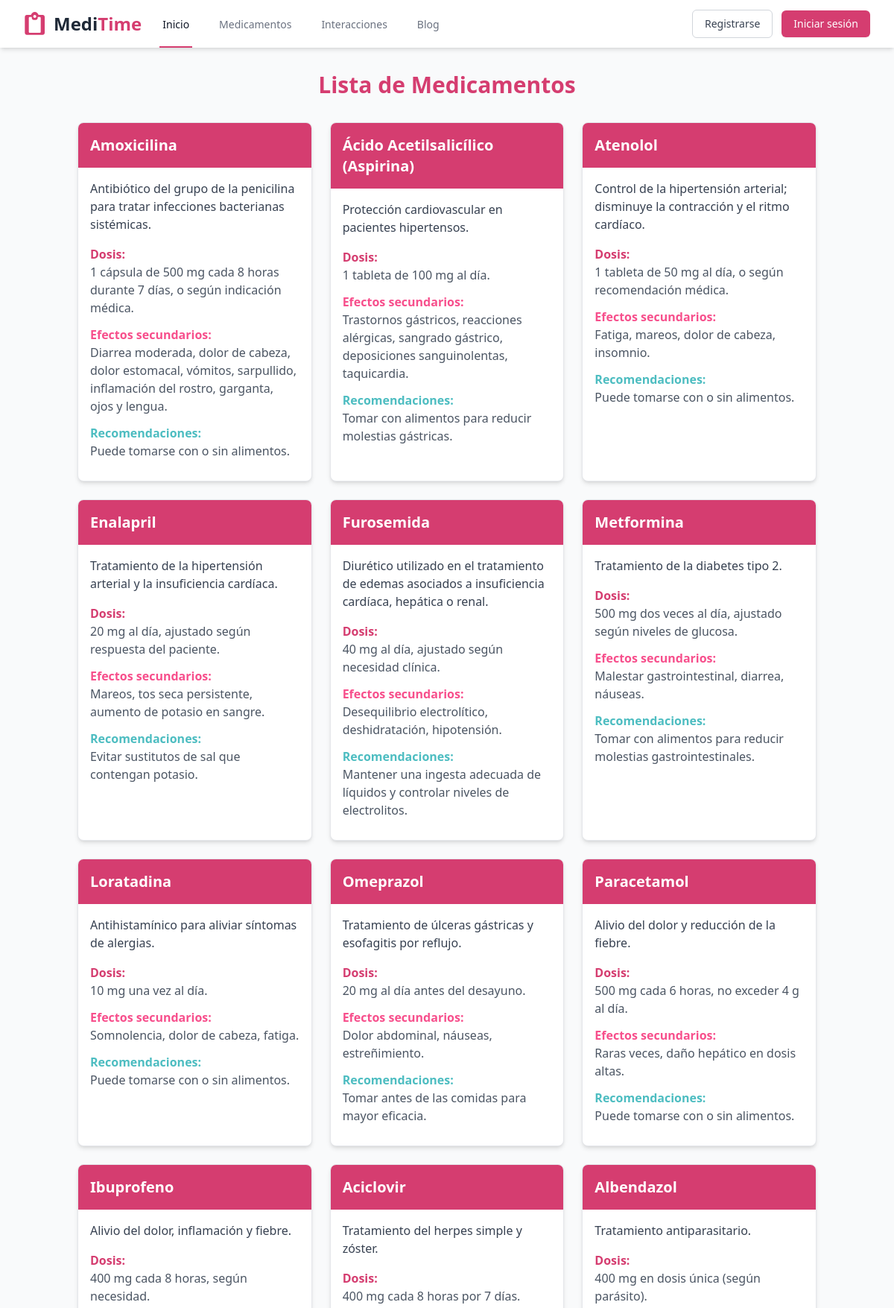
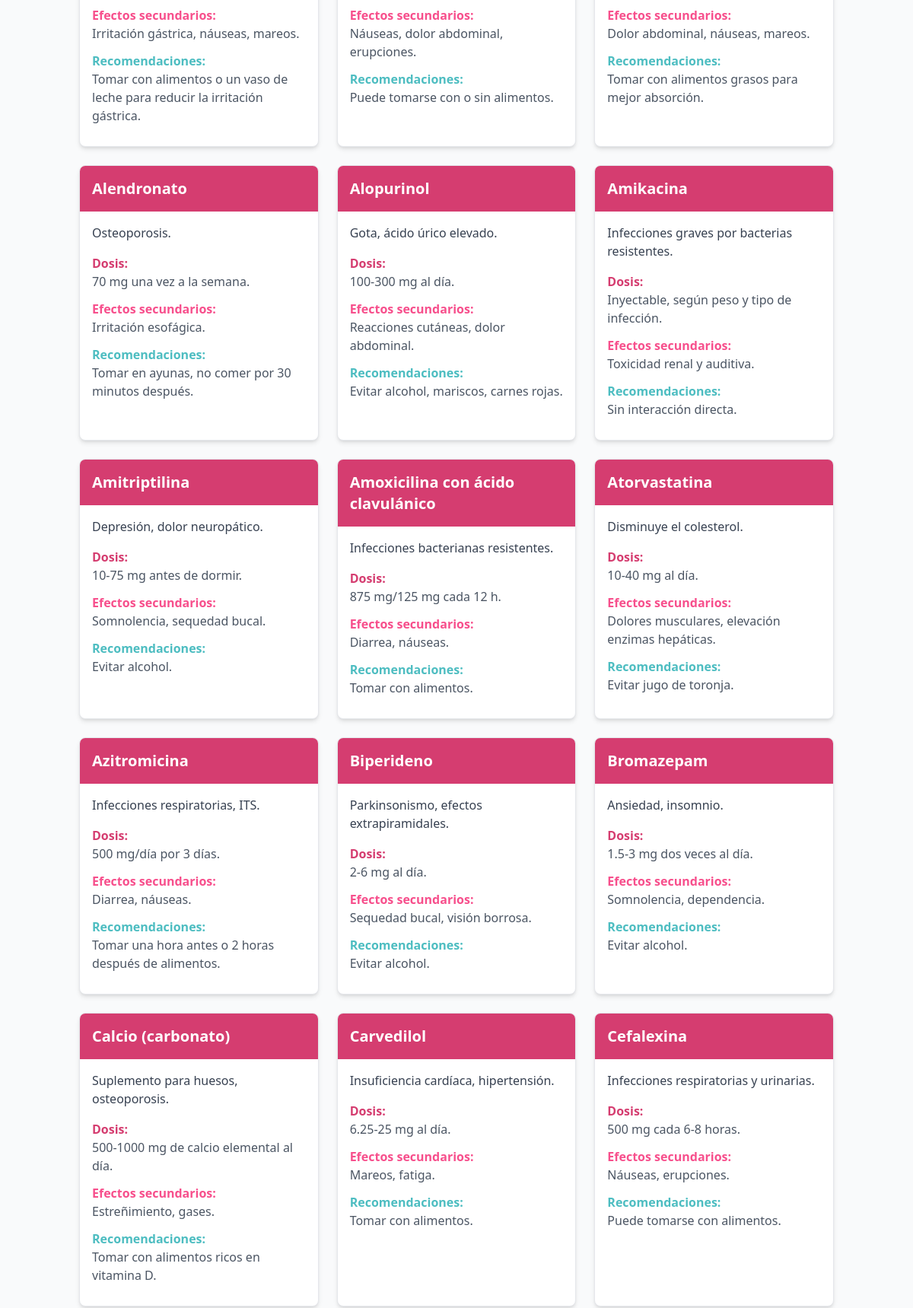
Screenshot of /medicamentos (upper part) with the database file from the repository (2 pictures, top to bottom).
### tables this page shows
CREATE TABLE Medicamentos(
            Id INTEGER PRIMARY KEY AUTOINCREMENT,
            Nombre VARCHAR(100) NOT NULL,
            Uso TEXT,
            Dosis TEXT,
            Efectos_Secundarios TEXT,
            Recomendaciones_Alimenticias TEXT
        );

### server.py (the view)
@app.route('/medicamentos', methods=['GET'])
def medicamentos():
    if request.args:
        name = request.args.get('name')
        medicamentos = my_db.get_medicamento_by_name(name)
    else:
        medicamentos = my_db.get_all_medicamentos()
    return render_template('medicamentos.html', medicamentos=medicamentos)

### database.py (called while the page is built)
    def _get_connection(self):
        if not hasattr(self._local, 'connection'):
            print(f"Creando conexión para hilo: {threading.current_thread().ident}")
            self._local.connection = sqlite3.connect('database.db')
        return self._local.connection

    def _get_cursor(self):
        return self._get_connection().cursor()

    def get_all_medicamentos(self):
        cursor = self._get_cursor()
        cursor.execute("SELECT * FROM Medicamentos")
        return cursor.fetchall()

### templates/medicamentos.html (shortened to what this page needs)
{% extends 'template.html' %}
{% block content %}
<div class="container mx-auto px-4 py-8">
    <h1 class="text-3xl font-bold text-center mb-8 text-primary">Lista de Medicamentos</h1>
    {% if medicamentos %}
    <div class="grid grid-cols-1 md:grid-cols-2 lg:grid-cols-3 gap-6">
        {% for medicamento in medicamentos %}
        <div class="bg-white rounded-lg shadow-md overflow-hidden border border-gray-200 hover-shadow transition-shadow">
            <div class="bg-primary p-4">
                <h2 class="text-xl font-bold text-white">{{ medicamento[1] }}</h2>
            </div>
            <div class="p-4">
                <p class="text-gray-700 mb-4">{{ medicamento[2] }}</p>
                <div class="mb-3">
                    <h3 class="font-semibold text-primary">Dosis:</h3>
                    <p class="text-gray-600">{{ medicamento[3] }}</p>
                </div>
                <div class="mb-3">
                    <h3 class="font-semibold text-primary-light">Efectos secundarios:</h3>
                    <p class="text-gray-600">{{ medicamento[4] }}</p>
                </div>
                <div class="mb-3">
                    <h3 class="font-semibold text-secondary">Recomendaciones:</h3>
                    <p class="text-gray-600">{{ medicamento[5] }}</p>
                </div>
            </div>
        </div>
        {% endfor %}
    </div>
    {% else %}
    <div class="text-center p-8">
        <p class="text-xl text-gray-600">No se han encontrado medicamentos</p>
    </div>
    <br><br><br><br><br><br><br><br><br><br>
    {% endif %}
</div>
{% endblock %}

### templates/template.html (shortened to what this page needs)
<!DOCTYPE html>
<html lang="en">
<head>
    <script src="https://cdn.tailwindcss.com"></script>
    <link rel="stylesheet" href="{{ url_for('static', filename='css/template.css') }}">
</head>
<body>
    <nav class="bg-white shadow-md" x-data="{ open: false }">
        <div class="max-w-7xl mx-auto px-4 sm:px-6 lg:px-8">
            <div class="flex justify-between h-16">
                <div class="flex">
                    <div class="flex-shrink-0 flex items-center" style="cursor:pointer;"onclick="window.location.href='{{ url_for('index') }}'">
                        <span class="ml-2 text-2xl font-bold text-gray-800">Medi<span
                                class="text-primary">Time</span></span>
                    </div>
                    <div class="hidden sm:ml-6 sm:flex sm:space-x-8">
                        <a href="{{ url_for('index') }}"
                            class="border-primary text-gray-900 inline-flex items-center px-1 pt-1 border-b-2 text-sm font-medium">
                            Inicio
                        </a>
                        <a href="{{ url_for('medicamentos') }}"
                            class="border-transparent text-gray-500 hover:border-gray-300 hover:text-gray-700 inline-flex items-center px-1 pt-1 border-b-2 text-sm font-medium">
                            Medicamentos
                        </a>
                        <a href="#"
                            class="border-transparent text-gray-500 hover:border-gray-300 hover:text-gray-700 inline-flex items-center px-1 pt-1 border-b-2 text-sm font-medium">
                            Interacciones
                        </a>
                        <a href="#"
                            class="border-transparent text-gray-500 hover:border-gray-300 hover:text-gray-700 inline-flex items-center px-1 pt-1 border-b-2 text-sm font-medium">
                            Blog
                        </a>
                    </div>
                </div>
                <div class="hidden sm:ml-6 sm:flex sm:items-center">
                    <a href="{{ url_for('register') }}"
                        class="bg-white px-4 py-2 text-sm font-medium text-gray-700 hover:bg-gray-50 rounded-md border border-gray-300 transition duration-150 ease-in-out">
                        Registrarse
                    </a>
                    <a href="{{ url_for('login') }}"
                        class="ml-3 bg-primary hover:bg-primary-light px-4 py-2 text-sm font-medium text-white rounded-md shadow-sm transition duration-150 ease-in-out">
                        Iniciar sesión
                    </a>
                </div>
            </div>
        </div>
    </nav>
    <main>
        {% block content %}{% endblock %}
    </main>
</body>
</html>

### static/css/template.css (style rules this page uses)
:root { --primary: #d53d70; --primary-light: #f74f8c; --secondary: #4dbdc1; --secondary-light: #52e2d9; --secondary-lighter: #93efe4; }
body { font-family: 'Segoe UI', Tahoma, Geneva, Verdana, sans-serif; background-color: #f9fafb; }
.bg-primary { background-color: var(--primary); }
.text-primary { color: var(--primary); }
.text-primary-light { color: var(--primary-light); }
.text-secondary { color: var(--secondary); }
.border-primary { border-color: var(--primary); }

### templates/medicamentos.html (style rules this page uses)
:root { --primary: #d53d70; --primary-light: #f74f8c; --secondary: #4dbdc1; --secondary-light: #52e2d9; --secondary-lighter: #93efe4; }
.bg-primary { background-color: var(--primary); }
.text-primary { color: var(--primary); }
.text-secondary { color: var(--secondary); }
.border-primary { border-color: var(--primary); }

### rows the page displays
Medicamentos: Nombre "Amoxicilina", Uso "Antibiótico del grupo de la penicilina para tratar infecciones bacterianas sistémicas.", Dosis "1 cápsula de 500 mg cada 8 horas durante 7 días, o según indicación médica.", Efectos_Secundarios "Diarrea moderada, dolor de cabeza, dolor estomacal, vómitos, sarpullido, inflamación del rostro, garganta, ojos y lengua.", Recomendaciones_Alimenticias "Puede tomarse con o sin alimentos."
Medicamentos: Nombre "Ácido Acetilsalicílico (Aspirina)", Uso "Protección cardiovascular en pacientes hipertensos.", Dosis "1 tableta de 100 mg al día.", Efectos_Secundarios "Trastornos gástricos, reacciones alérgicas, sangrado gástrico, deposiciones sanguinolentas, taquicardia.", Recomendaciones_Alimenticias "Tomar con alimentos para reducir molestias gástricas."
Medicamentos: Nombre "Atenolol", Uso "Control de la hipertensión arterial; disminuye la contracción y el ritmo cardíaco.", Dosis "1 tableta de 50 mg al día, o según recomendación médica.", Efectos_Secundarios "Fatiga, mareos, dolor de cabeza, insomnio.", Recomendaciones_Alimenticias "Puede tomarse con o sin alimentos."
Medicamentos: Nombre "Enalapril", Uso "Tratamiento de la hipertensión arterial y la insuficiencia cardíaca.", Dosis "20 mg al día, ajustado según respuesta del paciente.", Efectos_Secundarios "Mareos, tos seca persistente, aumento de potasio en sangre.", Recomendaciones_Alimenticias "Evitar sustitutos de sal que contengan potasio."
Medicamentos: Nombre "Furosemida", Uso "Diurético utilizado en el tratamiento de edemas asociados a insuficiencia cardíaca, hepática o renal.", Dosis "40 mg al día, ajustado según necesidad clínica.", Efectos_Secundarios "Desequilibrio electrolítico, deshidratación, hipotensión.", Recomendaciones_Alimenticias "Mantener una ingesta adecuada de líquidos y controlar niveles de electrolitos."
Medicamentos: Nombre "Metformina", Uso "Tratamiento de la diabetes tipo 2.", Dosis "500 mg dos veces al día, ajustado según niveles de glucosa.", Efectos_Secundarios "Malestar gastrointestinal, diarrea, náuseas.", Recomendaciones_Alimenticias "Tomar con alimentos para reducir molestias gastrointestinales."
Medicamentos: Nombre "Loratadina", Uso "Antihistamínico para aliviar síntomas de alergias.", Dosis "10 mg una vez al día.", Efectos_Secundarios "Somnolencia, dolor de cabeza, fatiga.", Recomendaciones_Alimenticias "Puede tomarse con o sin alimentos."
Medicamentos: Nombre "Omeprazol", Uso "Tratamiento de úlceras gástricas y esofagitis por reflujo.", Dosis "20 mg al día antes del desayuno.", Efectos_Secundarios "Dolor abdominal, náuseas, estreñimiento.", Recomendaciones_Alimenticias "Tomar antes de las comidas para mayor eficacia."
Medicamentos: Nombre "Paracetamol", Uso "Alivio del dolor y reducción de la fiebre.", Dosis "500 mg cada 6 horas, no exceder 4 g al día.", Efectos_Secundarios "Raras veces, daño hepático en dosis altas.", Recomendaciones_Alimenticias "Puede tomarse con o sin alimentos."
Medicamentos: Nombre "Ibuprofeno", Uso "Alivio del dolor, inflamación y fiebre.", Dosis "400 mg cada 8 horas, según necesidad.", Efectos_Secundarios "Irritación gástrica, náuseas, mareos.", Recomendaciones_Alimenticias "Tomar con alimentos o un vaso de leche para reducir la irritación gástrica."
Medicamentos: Nombre "Aciclovir", Uso "Tratamiento del herpes simple y zóster.", Dosis "400 mg cada 8 horas por 7 días.", Efectos_Secundarios "Náuseas, dolor abdominal, erupciones.", Recomendaciones_Alimenticias "Puede tomarse con o sin alimentos."
Medicamentos: Nombre "Albendazol", Uso "Tratamiento antiparasitario.", Dosis "400 mg en dosis única (según parásito).", Efectos_Secundarios "Dolor abdominal, náuseas, mareos.", Recomendaciones_Alimenticias "Tomar con alimentos grasos para mejor absorción."
Medicamentos: Nombre "Alendronato", Uso "Osteoporosis.", Dosis "70 mg una vez a la semana.", Efectos_Secundarios "Irritación esofágica.", Recomendaciones_Alimenticias "Tomar en ayunas, no comer por 30 minutos después."
Medicamentos: Nombre "Alopurinol", Uso "Gota, ácido úrico elevado.", Dosis "100-300 mg al día.", Efectos_Secundarios "Reacciones cutáneas, dolor abdominal.", Recomendaciones_Alimenticias "Evitar alcohol, mariscos, carnes rojas."
Medicamentos: Nombre "Amikacina", Uso "Infecciones graves por bacterias resistentes.", Dosis "Inyectable, según peso y tipo de infección.", Efectos_Secundarios "Toxicidad renal y auditiva.", Recomendaciones_Alimenticias "Sin interacción directa."
Medicamentos: Nombre "Amitriptilina", Uso "Depresión, dolor neuropático.", Dosis "10-75 mg antes de dormir.", Efectos_Secundarios "Somnolencia, sequedad bucal.", Recomendaciones_Alimenticias "Evitar alcohol."
Medicamentos: Nombre "Amoxicilina con ácido clavulánico", Uso "Infecciones bacterianas resistentes.", Dosis "875 mg/125 mg cada 12 h.", Efectos_Secundarios "Diarrea, náuseas.", Recomendaciones_Alimenticias "Tomar con alimentos."
Medicamentos: Nombre "Atorvastatina", Uso "Disminuye el colesterol.", Dosis "10-40 mg al día.", Efectos_Secundarios "Dolores musculares, elevación enzimas hepáticas.", Recomendaciones_Alimenticias "Evitar jugo de toronja."
Medicamentos: Nombre "Azitromicina", Uso "Infecciones respiratorias, ITS.", Dosis "500 mg/día por 3 días.", Efectos_Secundarios "Diarrea, náuseas.", Recomendaciones_Alimenticias "Tomar una hora antes o 2 horas después de alimentos."
Medicamentos: Nombre "Biperideno", Uso "Parkinsonismo, efectos extrapiramidales.", Dosis "2-6 mg al día.", Efectos_Secundarios "Sequedad bucal, visión borrosa.", Recomendaciones_Alimenticias "Evitar alcohol."
Medicamentos: Nombre "Bromazepam", Uso "Ansiedad, insomnio.", Dosis "1.5-3 mg dos veces al día.", Efectos_Secundarios "Somnolencia, dependencia.", Recomendaciones_Alimenticias "Evitar alcohol."
Medicamentos: Nombre "Calcio (carbonato)", Uso "Suplemento para huesos, osteoporosis.", Dosis "500-1000 mg de calcio elemental al día.", Efectos_Secundarios "Estreñimiento, gases.", Recomendaciones_Alimenticias "Tomar con alimentos ricos en vitamina D."
Medicamentos: Nombre "Carvedilol", Uso "Insuficiencia cardíaca, hipertensión.", Dosis "6.25-25 mg al día.", Efectos_Secundarios "Mareos, fatiga.", Recomendaciones_Alimenticias "Tomar con alimentos."
Medicamentos: Nombre "Cefalexina", Uso "Infecciones respiratorias y urinarias.", Dosis "500 mg cada 6-8 horas.", Efectos_Secundarios "Náuseas, erupciones.", Recomendaciones_Alimenticias "Puede tomarse con alimentos."
